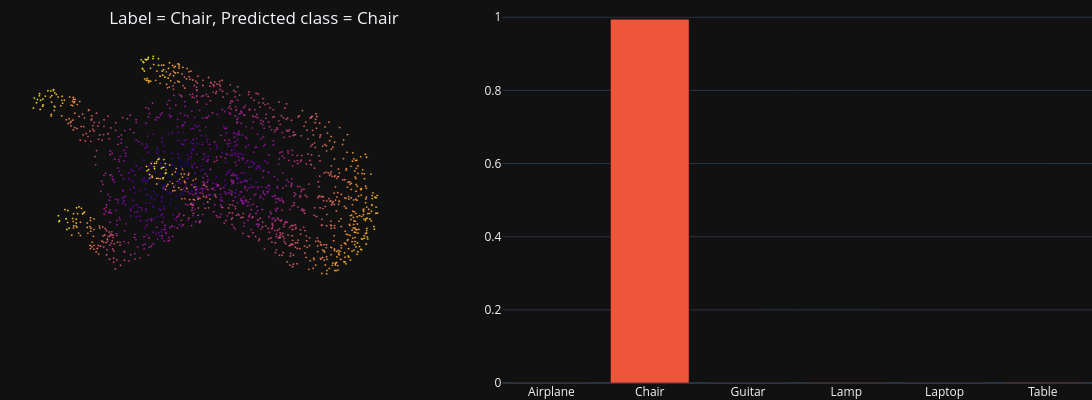

The code cell stored with this chart in its notebook:
### Markdown cell above
## Test on individual items

### Code cell
# Random test sample
test_sample = test_set[np.random.choice(np.arange(len(test_set)))]
batch_dict = collate_fn([test_sample])
x = batch_dict['points'].transpose(1, 2).to(device)

# Get model predictions
model_preds, _ = classifier(x)
predicted_class = torch.argmax(model_preds, axis=1).detach().cpu().numpy()[0]
predicted_class_name = class_id_name_map[predicted_class]
pred_class_probs = F.softmax(model_preds.flatten(), dim=None).detach().cpu().numpy()

# plot results
title = f"Label = {test_sample['class_name']}, Predicted class = {predicted_class_name}"
fig = make_subplots(rows=1, cols=2, specs=[[{"type": "scatter3d"}, {}]], column_widths=[0.4, 0.6])
fig.update_layout(template="plotly_dark", scene=PCD_SCENE, height = 400, width = 1200,
                title=title, title_x=0.1, title_y=0.97, margin=dict(r=0, b=0, l=0, t=0))    
fig.add_trace(plot_pc_data3d(x=test_sample['points'][:,0], y=test_sample['points'][:,1], z=test_sample['points'][:,2]), row=1, col=1)
fig.add_trace(go.Bar(x=list(class_name_id_map.keys()), y=pred_class_probs, showlegend=False), row=1, col=2)
fig.show()

### Figure 1 — Plotly figure (JSON) as saved in the notebook; plotly's stock layout.template omitted (floating-point values rounded to 4 significant figures; data arrays with more than 128 entries replaced by an {"elided": "..."} marker saying what was removed)
{"data": [{"hoverinfo": "skip", "marker": {"color": {"elided": "2500 float values"}, "opacity": 1, "size": 1}, "mode": "markers", "scene": "scene", "showlegend": false, "type": "scatter3d", "x": {"elided": "2500 float values"}, "y": {"elided": "2500 float values"}, "z": {"elided": "2500 float values"}}, {"showlegend": false, "type": "bar", "x": ["Airplane", "Chair", "Guitar", "Lamp", "Laptop", "Table"], "xaxis": "x", "y": [0.0004684, 0.9949, 0.0006816, 0.001482, 0.0006615, 0.00178], "yaxis": "y"}], "layout": {"height": 400, "margin": {"b": 0, "l": 0, "r": 0, "t": 0}, "scene": {"aspectmode": "data", "domain": {"x": [0, 0.36], "y": [0, 1]}, "xaxis": {"visible": false}, "yaxis": {"visible": false}, "zaxis": {"visible": false}}, "title": {"text": "Label = Chair, Predicted class = Chair", "x": 0.1, "y": 0.97}, "width": 1200, "xaxis": {"anchor": "y", "domain": [0.46, 1]}, "yaxis": {"anchor": "x", "domain": [0, 1]}}}
